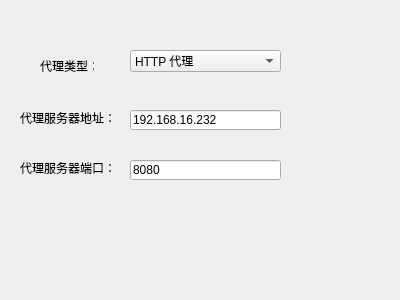
<?xml version="1.0" encoding="UTF-8"?>
<ui version="4.0">
 <class>ProxyConfDlg</class>
 <widget class="QDialog" name="ProxyConfDlg">
  <property name="geometry">
   <rect>
    <x>0</x>
    <y>0</y>
    <width>400</width>
    <height>300</height>
   </rect>
  </property>
  <property name="windowTitle">
   <string>ProxyConfDlg</string>
  </property>
  <widget class="QLabel" name="label">
   <property name="geometry">
    <rect>
     <x>40</x>
     <y>60</y>
     <width>54</width>
     <height>12</height>
    </rect>
   </property>
   <property name="text">
    <string>代理类型：</string>
   </property>
  </widget>
  <widget class="QComboBox" name="comboBox">
   <property name="geometry">
    <rect>
     <x>130</x>
     <y>50</y>
     <width>151</width>
     <height>22</height>
    </rect>
   </property>
   <item>
    <property name="text">
     <string>HTTP 代理</string>
    </property>
   </item>
   <item>
    <property name="text">
     <string>SOCKS5代理</string>
    </property>
   </item>
  </widget>
  <widget class="QLabel" name="label_2">
   <property name="geometry">
    <rect>
     <x>20</x>
     <y>110</y>
     <width>101</width>
     <height>16</height>
    </rect>
   </property>
   <property name="text">
    <string>代理服务器地址：</string>
   </property>
  </widget>
  <widget class="QLineEdit" name="lineEdit">
   <property name="geometry">
    <rect>
     <x>130</x>
     <y>110</y>
     <width>151</width>
     <height>20</height>
    </rect>
   </property>
   <property name="text">
    <string>192.168.16.232</string>
   </property>
  </widget>
  <widget class="QLabel" name="label_3">
   <property name="geometry">
    <rect>
     <x>20</x>
     <y>160</y>
     <width>101</width>
     <height>16</height>
    </rect>
   </property>
   <property name="text">
    <string>代理服务器端口：</string>
   </property>
  </widget>
  <widget class="QLineEdit" name="lineEdit_2">
   <property name="geometry">
    <rect>
     <x>130</x>
     <y>160</y>
     <width>151</width>
     <height>20</height>
    </rect>
   </property>
   <property name="text">
    <string>8080</string>
   </property>
  </widget>
 </widget>
 <layoutdefault spacing="6" margin="11"/>
 <resources/>
 <connections/>
</ui>
